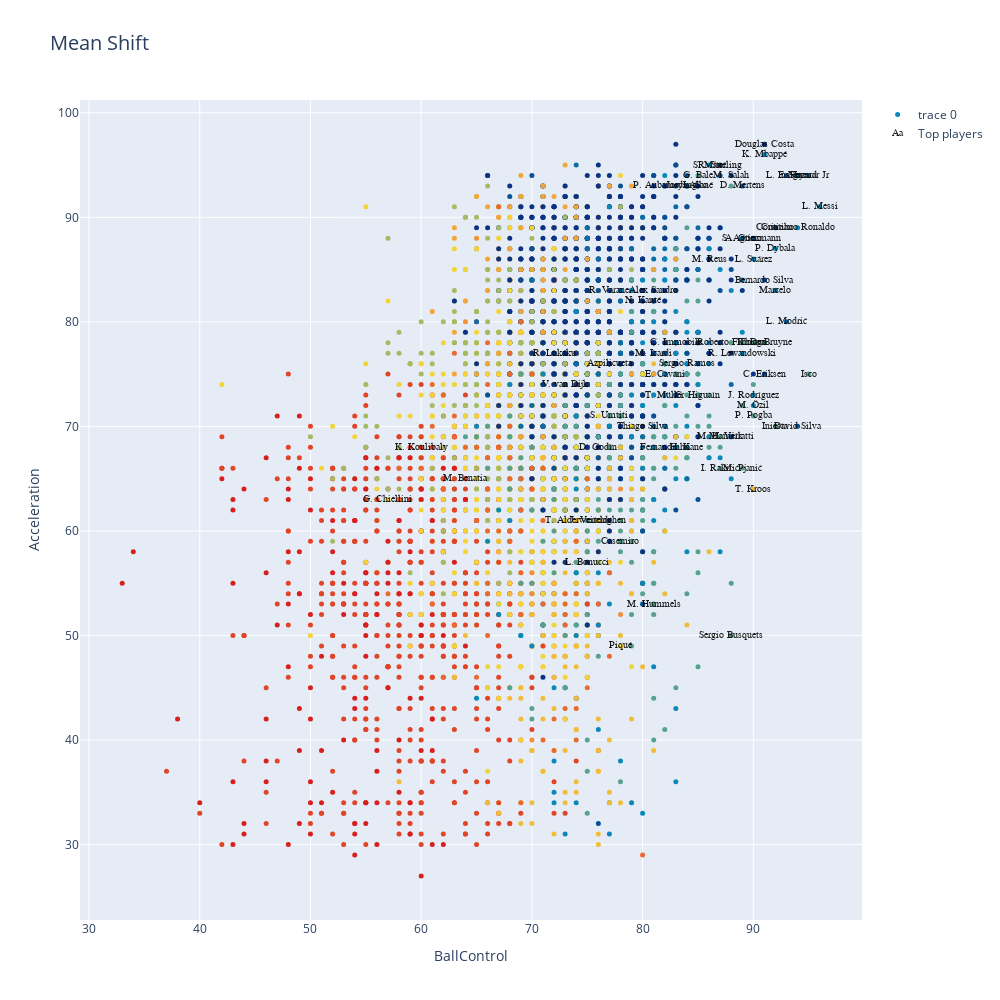

The notebook cell this image was saved under:
### Code cell
data=[]
bool_crack=df_n["Overall"] > 85
bool_no_crack=df_n["Overall"]<86


#Eligo dos números entre 0 y  de n_skills-1
skill_1=skills_ratings[9]
skill_2=skills_ratings[10]


MeanShift_clusters = go.Scatter(x=df_skills[skill_1], y=df_skills[skill_2],
                           mode='markers',
                        text=df_n.loc[:,'Name'],
                           marker=dict(
                                size=5,
                                color = clusters2.astype(np.float), #set color equal to a variable
                                colorscale='Portland',
                                showscale=False)
                           )

crack =go.Scatter(x=df_skills.loc[bool_crack,skill_1], y=df_skills.loc[bool_crack,skill_2],name='Top players',
                      text=df_n.loc[bool_crack,'Name'],
                      textfont=dict(family='sans serif',size=10,color='black'),
                      opacity=0.9,mode='text')

data=[MeanShift_clusters,crack]

layout = go.Layout(title="Mean Shift",titlefont=dict(size=20),
                xaxis=dict(title=skill_1),
                yaxis=dict(title=skill_2),
                autosize=False, width=1000,height=1000)

fig = go.Figure(data=data, layout=layout)

iplot(fig)

### Figure 1 — Plotly figure (JSON) as saved in the notebook; plotly's stock layout.template omitted (floating-point values rounded to 4 significant figures; data arrays with more than 128 entries replaced by an {"elided": "..."} marker saying what was removed)
{"data": [{"marker": {"color": {"elided": "5138 int values"}, "colorscale": [[0, "rgb(12,51,131)"], [0.25, "rgb(10,136,186)"], [0.5, "rgb(242,211,56)"], [0.75, "rgb(242,143,56)"], [1, "rgb(217,30,30)"]], "showscale": false, "size": 5}, "mode": "markers", "text": {"elided": "5138 str values"}, "type": "scatter", "x": {"elided": "5138 int values"}, "y": {"elided": "5138 int values"}}, {"mode": "text", "name": "Top players", "opacity": 0.9, "text": ["L. Messi", "Cristiano Ronaldo", "Neymar Jr", "K. De Bruyne", "E. Hazard", "L. Modrić", "L. Suárez", "Sergio Ramos", "R. Lewandowski", "T. Kroos", "D. Godín", "David Silva", "N. Kanté", "P. Dybala", "H. Kane", "A. Griezmann", "Sergio Busquets", "E. Cavani", "S. Agüero", "G. Chiellini", "K. Mbappé", "M. Salah", "Casemiro", "J. Rodríguez", "L. Insigne", "Isco", "C. Eriksen", "Coutinho", "P. Aubameyang", "M. Hummels", "Marcelo", "G. Bale", "G. Higuaín", "Thiago Silva", "S. Umtiti", "M. Icardi", "K. Koulibaly", "P. Pogba", "R. Lukaku", "C. Immobile", "Jordi Alba", "D. Mertens", "J. Vertonghen", "M. Hamšík", "I. Rakitić", "Piqué", "L. Sané", "Bernardo Silva", "S. Mané", "V. van Dijk", "R. Sterling", "Roberto Firmino", "R. Varane", "M. Verratti", "Alex Sandro", "Douglas Costa", "T. Müller", "Thiago", "M. Reus", "Azpilicueta", "L. Bonucci", "T. Alderweireld", "M. Pjanić", "M. Benatia", "M. Özil", "Fernandinho", "Iniesta"], "textfont": {"color": "black", "family": "sans serif", "size": 10}, "type": "scatter", "x": [96, 94, 95, 91, 94, 93, 90, 84, 89, 90, 76, 94, 80, 92, 84, 90, 88, 82, 89, 57, 91, 88, 78, 90, 93, 95, 91, 92, 82, 81, 92, 85, 85, 80, 77, 81, 60, 90, 72, 83, 84, 89, 76, 87, 87, 78, 85, 91, 86, 73, 87, 88, 77, 88, 81, 91, 82, 90, 86, 77, 75, 74, 89, 64, 90, 82, 92], "y": [91, 89, 94, 78, 94, 80, 86, 76, 77, 64, 68, 70, 82, 87, 68, 88, 50, 75, 88, 63, 96, 94, 59, 73, 94, 75, 75, 89, 93, 53, 83, 94, 73, 70, 71, 77, 68, 71, 77, 78, 93, 93, 61, 69, 66, 49, 93, 84, 95, 74, 95, 78, 83, 69, 83, 97, 73, 78, 86, 76, 57, 61, 66, 65, 72, 68, 70]}], "layout": {"autosize": false, "height": 1000, "title": {"font": {"size": 20}, "text": "Mean Shift"}, "width": 1000, "xaxis": {"title": {"text": "BallControl"}}, "yaxis": {"title": {"text": "Acceleration"}}}}
